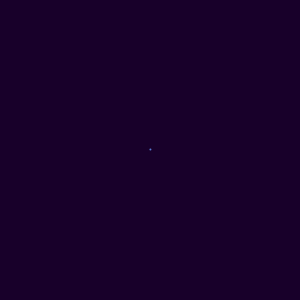
Frame 1 (no input)
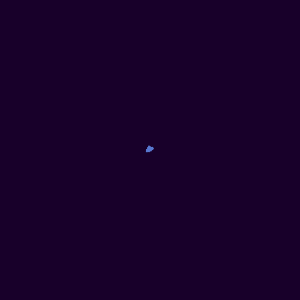
Frame 60 (no input)
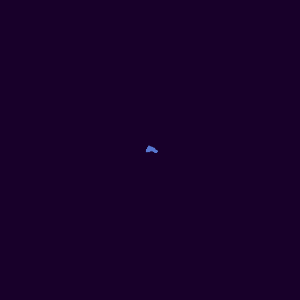
Frame 120 (the mouse pressed at the canvas centre since frame 60)

The p5.js sketch that drew these frames (run headless with seeded random() and noise() and a simulated clock; from frame 60 on, the mouse is pressed at the canvas centre):

// p5.js sketch
// ── sketch.js
var walkie;
var backgroundColor = "#18002a";
var walkerColor = "#5979d0";

function setup() {
  createCanvas(300, 300);
  background(backgroundColor);

  walkie = new Walker();
}

function draw() {
  walkie.step();
  walkie.draw();
}

class Walker {
  constructor() {
    this.x = width / 2;
    this.y = height / 2;
  }

  draw() {
    stroke(walkerColor);
    strokeWeight(2);
    point(this.x, this.y);
  }

  step() {
    var xStep = random(-1, 1);
    var yStep = random(-1, 1);
    this.x += xStep;
    this.y += yStep;
  }
}
